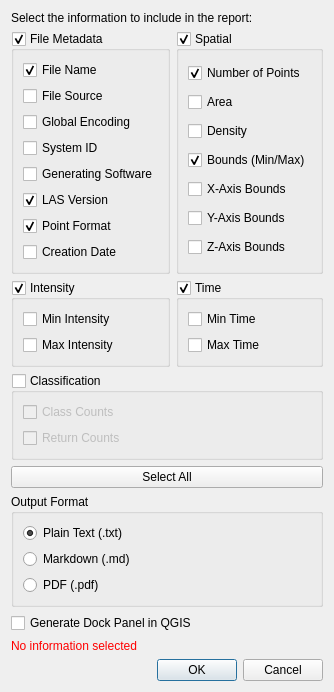
<?xml version="1.0" encoding="UTF-8"?>
<ui version="4.0">
    <class>ReportForm</class>
    <widget class="QDialog" name="ReportForm">
        <property name="windowTitle">
            <string>Select Report Contents</string>
        </property>

        <layout class="QVBoxLayout" name="verticalLayout">
            <item>
                <widget class="QLabel" name="label">
                    <property name="text">
                        <string>Select the information to include in the report:</string>
                    </property>
                </widget>
            </item>

            <item>
                <layout class="QGridLayout" name="gridLayoutGroups">
                    <item row="0" column="0">
                        <widget class="QGroupBox" name="groupFileMetadata">
                            <property name="title">
                                <string>File Metadata</string>
                            </property>
                            <property name="checkable">
                                <bool>true</bool>
                            </property>
                            <property name="checked">
                                <bool>true</bool>
                            </property>
                            <layout class="QVBoxLayout" name="verticalLayoutFileMetadata">
                                <item>
                                    <widget class="QCheckBox" name="checkFileName">
                                        <property name="text">
                                            <string>File Name</string>
                                        </property>
                                        <property name="checked">
                                            <bool>true</bool>
                                        </property>
                                        <property name="toolTip">
                                            <string>File name of the LiDAR dataset</string>
                                        </property>
                                    </widget>
                                </item>
                                <item>
                                    <widget class="QCheckBox" name="checkFileSource">
                                        <property name="text">
                                            <string>File Source</string>
                                        </property>
                                        <property name="toolTip">
                                            <string>Source ID specified in the LAS file header, identifying the generating system</string>
                                        </property>
                                    </widget>
                                </item>
                                <item>
                                    <widget class="QCheckBox" name="checkGlobalEncoding">
                                        <property name="text">
                                            <string>Global Encoding</string>
                                        </property>
                                        <property name="toolTip">
                                            <string>Flags describing GPS time type, waveform data and other global settings</string>
                                        </property>
                                    </widget>
                                </item>
                                <item>
                                    <widget class="QCheckBox" name="checkSystemId">
                                        <property name="text">
                                            <string>System ID</string>
                                        </property>
                                        <property name="toolTip">
                                            <string>Identifier of the system that created the file</string>
                                        </property>
                                    </widget>
                                </item>
                                <item>
                                    <widget class="QCheckBox" name="checkGenSoftware">
                                        <property name="text">
                                            <string>Generating Software</string>
                                        </property>
                                        <property name="toolTip">
                                            <string>Name of the software that generated the LAS file</string>
                                        </property>
                                    </widget>
                                </item>
                                <item>
                                    <widget class="QCheckBox" name="checkVersion">
                                        <property name="text">
                                            <string>LAS Version</string>
                                        </property>
                                        <property name="checked">
                                            <bool>true</bool>
                                        </property>
                                        <property name="toolTip">
                                            <string>LAS file format version (e.g., 1.2, 1.4)</string>
                                        </property>
                                    </widget>
                                </item>
                                <item>
                                    <widget class="QCheckBox" name="checkPointFormat">
                                        <property name="text">
                                            <string>Point Format</string>
                                        </property>
                                        <property name="checked">
                                            <bool>true</bool>
                                        </property>
                                        <property name="toolTip">
                                            <string>Point data record format used in the LAS file (e.g., Format 0, 1, 6) and its corresponding byte size</string>
                                        </property>
                                    </widget>
                                </item>
                                <item>
                                    <widget class="QCheckBox" name="checkCreationDate">
                                        <property name="text">
                                            <string>Creation Date</string>
                                        </property>
                                        <property name="toolTip">
                                            <string>Date the LAS file was created, extracted from the file's header</string>
                                        </property>
                                    </widget>
                                </item>
                            </layout>
                        </widget>
                    </item>

                    <item row="0" column="1">
                        <widget class="QGroupBox" name="groupSpatial">
                            <property name="title">
                                <string>Spatial</string>
                            </property>
                            <property name="checkable">
                                <bool>true</bool>
                            </property>
                            <property name="checked">
                                <bool>true</bool>
                            </property>
                            <layout class="QVBoxLayout" name="verticalLayoutSpatial">
                                <item>
                                    <widget class="QCheckBox" name="checkNumPoints">
                                        <property name="text">
                                            <string>Number of Points</string>
                                        </property>
                                        <property name="checked">
                                            <bool>true</bool>
                                        </property>
                                        <property name="toolTip">
                                            <string>Total number of points in the dataset</string>
                                        </property>
                                    </widget>
                                </item>
                                <item>
                                    <widget class="QCheckBox" name="checkArea">
                                        <property name="text">
                                            <string>Area</string>
                                        </property>
                                        <property name="toolTip">
                                            <string>Area covered by the point cloud, based on spatial extent</string>
                                        </property>
                                    </widget>
                                </item>
                                <item>
                                    <widget class="QCheckBox" name="checkDensity">
                                        <property name="text">
                                            <string>Density</string>
                                        </property>
                                        <property name="toolTip">
                                            <string>Average number of points per unit area (e.g., points per square meter)</string>
                                        </property>
                                    </widget>
                                </item>
                                <item>
                                    <widget class="QCheckBox" name="checkBounds">
                                        <property name="text">
                                            <string>Bounds (Min/Max)</string>
                                        </property>
                                        <property name="checked">
                                            <bool>true</bool>
                                        </property>
                                        <property name="toolTip">
                                            <string>Minimum and maximum coordinates (X, Y, Z) bounding the dataset</string>
                                        </property>
                                    </widget>
                                </item>
                                <item>
                                    <widget class="QCheckBox" name="checkXAxisBounds">
                                        <property name="text">
                                            <string>X-Axis Bounds</string>
                                        </property>
                                        <property name="checked">
                                            <bool>false</bool>
                                        </property>
                                        <property name="toolTip">
                                            <string>Minimum and maximum X-axis values in the dataset</string>
                                        </property>
                                    </widget>
                                </item>
                                <item>
                                    <widget class="QCheckBox" name="checkYAxisBounds">
                                        <property name="text">
                                            <string>Y-Axis Bounds</string>
                                        </property>
                                        <property name="checked">
                                            <bool>false</bool>
                                        </property>
                                        <property name="toolTip">
                                            <string>Minimum and maximum Y-axis values in the dataset</string>
                                        </property>
                                    </widget>
                                </item>
                                <item>
                                    <widget class="QCheckBox" name="checkZAxisBounds">
                                        <property name="text">
                                            <string>Z-Axis Bounds</string>
                                        </property>
                                        <property name="checked">
                                            <bool>false</bool>
                                        </property>
                                        <property name="toolTip">
                                            <string>Minimum and maximum Z-axis values in the dataset</string>
                                        </property>
                                    </widget>
                                </item>
                            </layout>
                        </widget>
                    </item>

                    <item row="1" column="0">
                        <widget class="QGroupBox" name="groupIntensity">
                            <property name="title">
                                <string>Intensity</string>
                            </property>
                            <property name="checkable">
                                <bool>true</bool>
                            </property>
                            <property name="checked">
                                <bool>true</bool>
                            </property>
                            <layout class="QVBoxLayout" name="verticalLayoutIntensity">
                                <item>
                                    <widget class="QCheckBox" name="checkMinIntensity">
                                        <property name="text">
                                            <string>Min Intensity</string>
                                        </property>
                                        <property name="toolTip">
                                            <string>Lowest recorded intensity value in the dataset</string>
                                        </property>
                                    </widget>
                                </item>
                                <item>
                                    <widget class="QCheckBox" name="checkMaxIntensity">
                                        <property name="text">
                                            <string>Max Intensity</string>
                                        </property>
                                        <property name="toolTip">
                                            <string>Highest recorded intensity value in the dataset</string>
                                        </property>
                                    </widget>
                                </item>
                            </layout>
                        </widget>
                    </item>

                    <item row="1" column="1">
                        <widget class="QGroupBox" name="groupTime">
                            <property name="title">
                                <string>Time</string>
                            </property>
                            <property name="checkable">
                                <bool>true</bool>
                            </property>
                            <property name="checked">
                                <bool>true</bool>
                            </property>
                            <layout class="QVBoxLayout" name="verticalLayoutTime">
                                <item>
                                    <widget class="QCheckBox" name="checkMinTime">
                                        <property name="text">
                                            <string>Min Time</string>
                                        </property>
                                        <property name="toolTip">
                                            <string>Earliest timestamp recorded in the dataset</string>
                                        </property>
                                    </widget>
                                </item>
                                <item>
                                    <widget class="QCheckBox" name="checkMaxTime">
                                        <property name="text">
                                            <string>Max Time</string>
                                        </property>
                                        <property name="toolTip">
                                            <string>Latest timestamp recorded in the dataset</string>
                                        </property>
                                    </widget>
                                </item>
                            </layout>
                        </widget>
                    </item>
                </layout>
            </item>

            <item>
                <widget class="QGroupBox" name="groupClassification">
                    <property name="title">
                        <string>Classification</string>
                    </property>
                    <property name="checkable">
                        <bool>true</bool>
                    </property>
                    <property name="checked">
                        <bool>false</bool>
                    </property>
                    <layout class="QVBoxLayout" name="verticalLayoutClassification">
                        <item>
                            <widget class="QCheckBox" name="checkClassCounts">
                                <property name="text">
                                    <string>Class Counts</string>
                                </property>
                                <property name="toolTip">
                                    <string>Counts of points by classification codes (e.g., ground, vegetation, building...)</string>
                                </property>
                            </widget>
                        </item>
                        <item>
                            <widget class="QCheckBox" name="checkReturnCounts">
                                <property name="text">
                                    <string>Return Counts</string>
                                </property>
                                <property name="toolTip">
                                    <string>Counts of points by return number (first, last...)</string>
                                </property>
                            </widget>
                        </item>
                    </layout>
                </widget>
            </item>

            <item>
                <widget class="QPushButton" name="btnSelectAll">
                    <property name="text">
                        <string>Select All</string>
                    </property>
                </widget>
            </item>

            <item>
                <widget class="QGroupBox" name="groupOutputFormat">
                    <property name="title">
                        <string>Output Format</string>
                    </property>
                    <layout class="QVBoxLayout" name="verticalLayoutOutputFormat">
                        <item>
                            <widget class="QRadioButton" name="radioTxt">
                                <property name="text">
                                    <string>Plain Text (.txt)</string>
                                </property>
                                <property name="checked">
                                    <bool>true</bool>
                                </property>
                            </widget>
                        </item>
                        <item>
                            <widget class="QRadioButton" name="radioMarkdown">
                                <property name="text">
                                    <string>Markdown (.md)</string>
                                </property>
                            </widget>
                        </item>
                        <item>
                            <widget class="QRadioButton" name="radioPdf">
                                <property name="text">
                                    <string>PDF (.pdf)</string>
                                </property>
                            </widget>
                        </item>
                    </layout>
                </widget>
            </item>

            <item>
                <widget class="QCheckBox" name="checkGenerateDock">
                    <property name="text">
                        <string>Generate Dock Panel in QGIS</string>
                    </property>
                    <property name="toolTip">
                        <string>If checked, a dockable report panel will be created alongside the generated report in QGIS</string>
                    </property>
                    <property name="checked">
                        <bool>false</bool>
                    </property>
                </widget>
            </item>

            <item>
                <widget class="QLabel" name="labelWarning">
                    <property name="text">
                        <string>No information selected</string>
                    </property>
                    <property name="styleSheet">
                        <string>color: red;</string>
                    </property>
                    <property name="minimumHeight">
                        <number>15</number>
                    </property>
                </widget>
            </item>

            <item>
                <widget class="QDialogButtonBox" name="buttonBox">
                    <property name="orientation">
                        <enum>Qt::Horizontal</enum>
                    </property>
                    <property name="standardButtons">
                        <set>QDialogButtonBox::Cancel|QDialogButtonBox::Ok</set>
                    </property>
                </widget>
            </item>
        </layout>

    </widget>
    <resources/>
    <connections/>
</ui>
